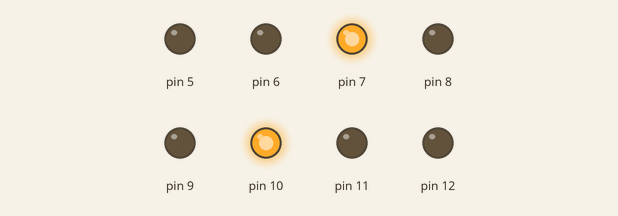
The sketch below on a simulated Arduino Uno, built with avr-gcc and run on an emulated ATmega328P. Shown: output pins drawn as LEDs (lit = HIGH).

Above: at 0.3 s.
At 1.3 s:
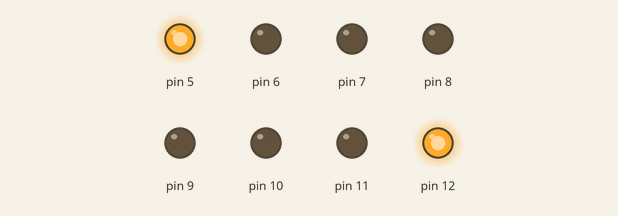
At 3.9 s:
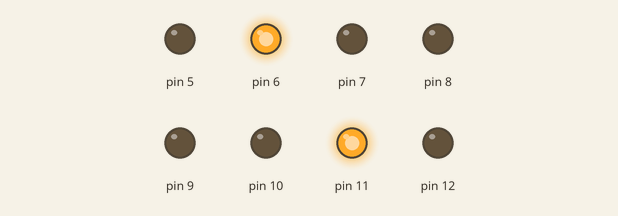
At 6.0 s:
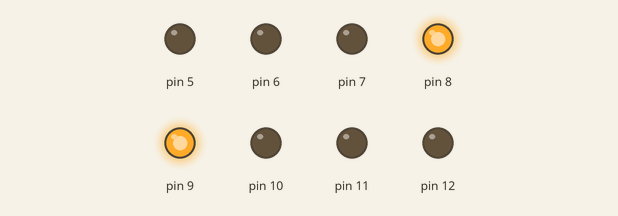
Timing chart, 0 to 7.1 s (numbered marks = the images above):
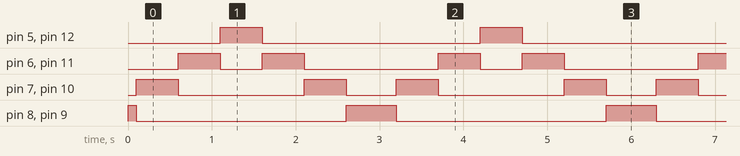

The sketch:

P1.3_Cotxe_fant_stic.ino
```cpp
/*************************************************************************
**                                                                      **
**                      Descripción programa                            **
**                                                                      **
*************************************************************************/

//******  Includes  ******************************************************


//******  Variables  *****************************************************


//******  Setup  *********************************************************

    void setup()
{
    pinMode(5, OUTPUT);
    pinMode(6, OUTPUT);
    pinMode(7, OUTPUT);
    pinMode(8, OUTPUT);
    pinMode(9, OUTPUT);
    pinMode(10, OUTPUT);
    pinMode(11, OUTPUT);
    pinMode(12, OUTPUT);
}

    void loop()
{
    digitalWrite(5, LOW);
    digitalWrite(7, LOW);
    digitalWrite(8, HIGH);
    digitalWrite(9, HIGH);
    digitalWrite(10, LOW);
    digitalWrite(11, LOW);
    digitalWrite(12, LOW);

    delay(100);

    digitalWrite(5, LOW);
    digitalWrite(6, LOW);
    digitalWrite(7, HIGH);
    digitalWrite(8, LOW);
    digitalWrite(9, LOW);
    digitalWrite(10, HIGH);
    digitalWrite(11, LOW);
    digitalWrite(12, LOW);

    delay(500);

    digitalWrite(5, LOW);
    digitalWrite(6, HIGH);
    digitalWrite(7, LOW);
    digitalWrite(8, LOW);
    digitalWrite(9, LOW);
    digitalWrite(10, LOW);
    digitalWrite(11, HIGH);
    digitalWrite(12, LOW);

    delay(500);

    digitalWrite(5, HIGH);
    digitalWrite(6, LOW);
    digitalWrite(7, LOW);
    digitalWrite(8, LOW);
    digitalWrite(9, LOW);
    digitalWrite(10, LOW);
    digitalWrite(11, LOW);
    digitalWrite(12, HIGH);

    delay(500);

    digitalWrite(5, LOW);
    digitalWrite(6, HIGH);
    digitalWrite(7, LOW);
    digitalWrite(8, LOW);
    digitalWrite(9, LOW);
    digitalWrite(10, LOW);
    digitalWrite(11, HIGH);
    digitalWrite(12, LOW);

    delay(500);

    digitalWrite(5, LOW);
    digitalWrite(6, LOW);
    digitalWrite(7, HIGH);
    digitalWrite(8, LOW);
    digitalWrite(9, LOW);
    digitalWrite(10, HIGH);
    digitalWrite(11, LOW);
    digitalWrite(12, LOW);

    delay(500);

    digitalWrite(5, LOW);
    digitalWrite(6, LOW);
    digitalWrite(7, LOW);
    digitalWrite(8, HIGH);
    digitalWrite(9, HIGH);
    digitalWrite(10, LOW);
    digitalWrite(11, LOW);
    digitalWrite(12, LOW);

    delay(500);


}
```

Measured:
- by itself, pin 5, pin 12: alternates HIGH for 0.50 s and LOW for 2.6 s
- by itself, pin 6, pin 11: repeats every 3.1 s: LOW 0.50 s, HIGH 0.50 s, LOW 1.6 s, HIGH 0.50 s
- by itself, pin 7, pin 10: repeats every 3.1 s: LOW 1.5 s, HIGH 0.50 s, LOW 0.60 s, HIGH 0.50 s
- by itself, pin 8, pin 9: repeats every 3.1 s: LOW 2.5 s, HIGH 0.60 s
